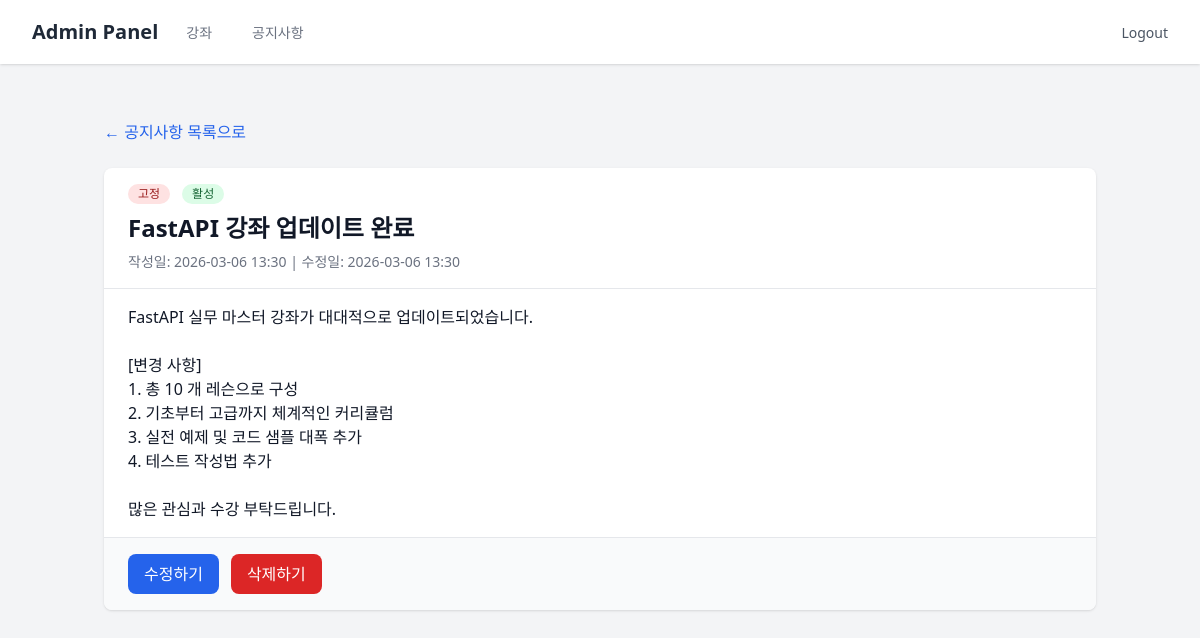
The app's page /admin/notices/2 (signed in) with its own data.
### models/__init__.py (models this page shows)
class Notice(SQLModel, table=True):
    id: Optional[int] = Field(default=None, primary_key=True)
    title: str
    content: str
    created_at: datetime = Field(default_factory=datetime.utcnow)
    updated_at: datetime = Field(default_factory=datetime.utcnow)
    is_pinned: bool = Field(default=False)  # 고정 공지 여부
    is_active: bool = Field(default=True)  # 활성화 여부

### routers/admin_notices.py (the view)
@router.get("/{notice_id}")
def admin_notice_detail(
    request: Request,
    notice_id: int,
    user: User = Depends(get_current_admin_user),
    session: Session = Depends(get_session)
):
    notice = session.get(Notice, notice_id)
    if not notice:
        raise HTTPException(status_code=404, detail="Notice not found")
    return templates.TemplateResponse(
        request=request,
        name="admin/notice_detail.html",
        context={"user": user, "notice": notice}
    )

### templates/admin/notice_detail.html (shortened to what this page needs)
{% extends "admin/base.html" %}
{% block content %}
<div class="container mx-auto px-4 py-8">
    <div class="mb-6">
        <a href="/admin/notices" class="text-blue-600 hover:text-blue-800">
            ← 공지사항 목록으로
        </a>
    </div>
    <div class="bg-white rounded-lg shadow overflow-hidden">
        <div class="px-6 py-4 border-b border-gray-200">
            <div class="flex items-center gap-3 mb-2">
                {% if notice.is_pinned %}
                <span class="inline-flex items-center px-2.5 py-0.5 rounded-full text-xs font-medium bg-red-100 text-red-800">
                    고정
                </span>
                {% endif %}
                {% if notice.is_active %}
                <span class="inline-flex items-center px-2.5 py-0.5 rounded-full text-xs font-medium bg-green-100 text-green-800">
                    활성
                </span>
                {% else %}
                <span class="inline-flex items-center px-2.5 py-0.5 rounded-full text-xs font-medium bg-gray-100 text-gray-800">
                    비활성
                </span>
                {% endif %}
            </div>
            <h1 class="text-2xl font-bold text-gray-900">{{ notice.title }}</h1>
            <div class="mt-2 text-sm text-gray-500">
                작성일: {{ notice.created_at.strftime("%Y-%m-%d %H:%M") }}
                {% if notice.updated_at and notice.updated_at != notice.created_at %}
                | 수정일: {{ notice.updated_at.strftime("%Y-%m-%d %H:%M") }}
                {% endif %}
            </div>
        </div>
        <div class="px-6 py-4">
            <div class="prose max-w-none">
                <div class="whitespace-pre-wrap text-gray-900">{{ notice.content }}</div>
            </div>
        </div>
        <div class="px-6 py-4 bg-gray-50 border-t border-gray-200 flex gap-3">
            <a href="/admin/notices/{{ notice.id }}/edit"
               class="bg-blue-600 hover:bg-blue-700 text-white px-4 py-2 rounded-lg font-medium transition">
                수정하기
            </a>
            <form action="/admin/notices/{{ notice.id }}/delete"
                  method="POST"
                  class="inline"
                  onsubmit="return confirm('정말 삭제하시겠습니까?');">
                <button type="submit"
                        class="bg-red-600 hover:bg-red-700 text-white px-4 py-2 rounded-lg font-medium transition">
                    삭제하기
                </button>
            </form>
        </div>
    </div>
</div>
{% endblock %}

### records on screen
Notice: title "FastAPI 강좌 업데이트 완료", created_at "2026-03-06 13:30", updated_at "2026-03-06 13:30", content "FastAPI 실무 마스터 강좌가 대대적으로 업데이트되었습니다. [변경 사항] 1. 총 10 개 레슨으로 구성 2. 기초부터 고급까지 체계적인 커리큘럼 3. 실전 예제 및 코드 샘플 대폭 추가 4. 테스트 작성법 추가 많은 관심과 수강 부탁드립니다."
